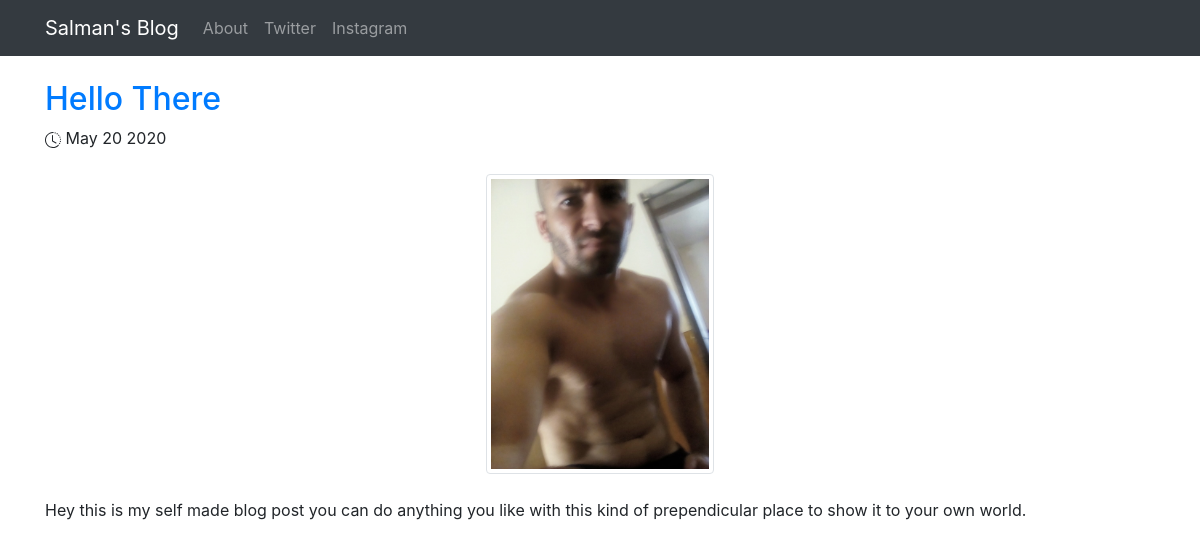
The app's page /posts/1/ with its own data.
### posts/models.py (models this page shows, shortened)
class Post(models.Model):
    title = models.CharField(max_length= 255)
    pub_date = models.DateTimeField()
    image = models.ImageField(upload_to = 'media/')
    body = models.TextField()
    def pretty_pub_date(self):
        return self.pub_date.strftime('%b %e %Y')

### posts/views.py (the view)
# urls.py: url(r'^posts/(?P<post_id>[0-9]+)/$', post_views.post_details, name='post_detail'),
def post_details(request, post_id):
    post = Post.objects.get(pk=post_id)
    return render(request, 'posts/post_detail.html', {'post':post})

### posts/templates/posts/post_detail.html (shortened to what this page needs)
<!doctype html>
<html lang="en">
  <head>
    <link rel="stylesheet" href="https://stackpath.bootstrapcdn.com/bootstrap/4.5.0/css/bootstrap.min.css">
  </head>
  <body>
    <nav class="navbar navbar-expand-lg navbar-dark bg-dark">
        <div class="container">
            <a class="navbar-brand"href="{% url 'home' %}">Salman's Blog</a>
            <div class="collapse navbar-collapse" id="navbarSupportedContent">
            <ul class="navbar-nav mr-auto">
                <li class="nav-item">
                <a class="nav-link" href="{% url 'about' %}">About <span class="sr-only">(current)</span></a>
                </li>
                <li class="nav-item">
                <a class="nav-link" href="https://twitter.com/barani_salman">Twitter</a>
                </li>
                <li class="nav-item">
                <a class="nav-link" href="https://instagram.com/salman__barani">Instagram</a>
                </li>
            </ul>
            </div>
        </div>
    </nav>
    <div class="container">
    <br />
    <a href="#"><h2>{{post.title}}</h2></a>
            {{post.pretty_pub_date}}
        <br />
        <br />
        <img src="{{post.image.url}}" class="img-fluid mx-auto d-block img-thumbnail" style="max-height: 300px" />
        <br />
        {{post.body}}
        <br/>
        <br/>
    </div>
   </body>
</html>

### records on screen
Post: title "Hello There", pretty_pub_date "May 20 2020", image (picture), body "Hey this is my self made blog post you can do anything you like with this kind of prependicular place to show it to your own world."
